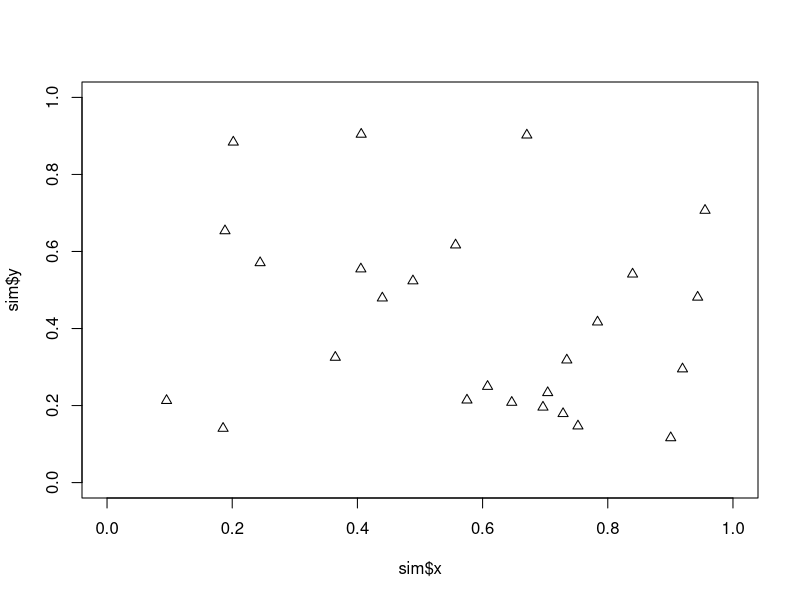
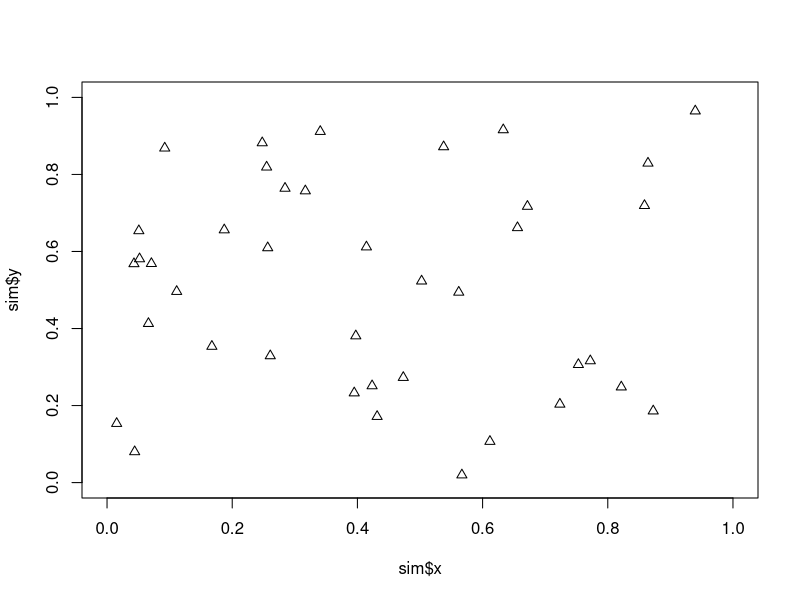

Reproduce these figures in R, in order. (Note: this script raises an error after producing the figures.)
# 1.
lambda = 36
# (b)
sizeA <- 0.4^2; sizeD <- 0.2^2; sizeB <- sizeA - sizeD
cat(sprintf("The probability of exactly 4 trees in the two squares simultaneously\n\t= %f\n",
		sum(sapply(0:4, function(k) dpois(k, lambda * sizeD) * dpois(4 - k, lambda * sizeB)^2))))

# (c) Plot simulated trees
simTrees <- function(lambda) {
	N <- rpois(1, lambda * 1^2) # Number of points
	# Conditioning on N, the location of points are uniformly distributed
	list(x = runif(N, 0, 1), y = runif(N, 0, 1))
}
plotSim <- function(sim) plot(x = sim$x, y = sim$y, pch = 2, xlim = c(0, 1), ylim = c(0, 1))

plotSim(simTrees(lambda))

# (d) Sample lambda from posterior in (c)
alpha_1 <- 36; beta_1 <- 1
rlambda <- function() rgamma(1, alpha_1, beta_1)
plotSim(simTrees(rlambda()))

# (e)
calcX <- function(sim) {
	points <- mapply(list, sim$x, sim$y, SIMPLIFY = FALSE)
	distances <- outer(points, points, function(a, b)
		mapply(function(a, b) (b[[1]] - a[[1]])^2 + (b[[2]] - a[[2]])^2, a, b))
	diag(distances) <- NA
	minDistances <- sqrt(apply(distances, 1, min, na.rm = TRUE))
	mean(minDistances)
}
calcX(sim)
Xs <- replicate(1000, calcX(simTrees(rlambda())))
hist(Xs, probability = T)
